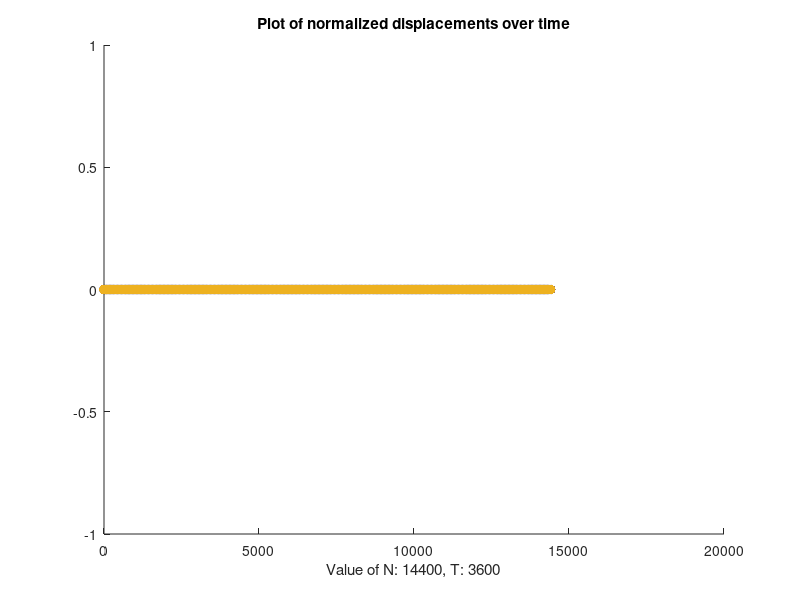

This figure's MATLAB source:
%%
% Jordan Bayles
% URISC/Spring 2012 Research Project
% Model based on advection-diffusion equation, expressed as
% \[ v_{t} - \kappa H_A G_{\infty} v_{zz} = \kappa H_A \dot{Q} \]

%% Physical parameters
h = 1.28*10^(-3);                    % m, may need conversion
kap = 1.72*10^(-5);                    % m^4/(Ns), may need conversion
ha = 1.29*10^(6);                    % Pa, may need conversion

z0 = 0;                                % start of computational domain
zf = h;                                % end of computational domain
%T=5e3*h^2/kap/ha                    % end time
T=3600

M = 16;                                % number of nodes (minus boundary)
dz = (zf-z0)/(M+1);                    % spatial step
c = 1;                                % From Hader paper
ginfty = 1;                            % From our notes
gd = c;                                % From our notes

D = kap*ha*ginfty;                    % diffusion coefficient

%% Characterization of tau, the relaxation time
tau_1 = .01;
tau_2 = 200;
%tau = tau_1 + (tau_2 - tau_1).*rand(1, 1)
tau = 200;

% Time-related variables are placed here.
dt = .25;
N = ceil(T/dt)                        % number of time steps
theta = 0.5;
index = 1;

% t0, the time at which we switch from "ramp" to "hold" for the boundary condition,
% is defined in Haider, Schutgart based on the condition u0 = v0t0 and u0 = h/10.
% Discrepancy between Stuebner/Haider and Schutgart/Haider... Stubner paper says
% that v0 = h/10, specifies t0 = 10 seconds, tf = 3600 seconds.
v0 = h/10;
t0 = 10;

z = z0:dz:zf;                        % spatial nodes
t = dt:dt:T;                        % time steps

gam = dt/(dz*dz);                    % constant for diffusion term

A = (diag(ones(M+1,1),-1)-2*diag(ones(M+2,1))+diag(ones(M+1,1),1));
% Identity matrix of size similar to A (double check syntax)
I = eye(M+1, M+1);

% Based off of this A, we edit some values to get correct boundaries.
A(M+2, M+1) = 2;

% TODO clean this up
A = A(2:end, 2:end);

%% Initialize solution vectors (including boundary)
vold = zeros(M+1,1);
uold = vold;
qold = vold;
u = vold;
q = vold;
v = vold;

w = [q; v];
wold = [qold; vold];

% Create a matrix for storing the values of u over time.
uxt = zeros(M+1, N);
% The initial value for the ramp and hold function is set here.
vold(1)=v0;

% Implicit additions
Aimp = [ (1+theta/tau)*I, -dt*gd*theta/dz/dz/tau*A;
          dt/tau*theta*I, I-dt*gam*(D+gd/tau/dt)*A ];

Bimp = [ (1-dt/tau*(1-theta))*I, gd*dt/tau/dz/dz*(1-theta)*A;
         -dt/tau*(1-theta)*I, I+dt*gam*(D+gd/tau/dt)*(1-theta)*A ];

% Store the LU factorization of Aimp for later
[Limp, Uimp] = lu(Aimp);

%% Before beginning the actual process, check if time step is OK
reply = input(sprintf('N = %d. Do you want to continue? Y/N [Y]: ', N), 's');
if isempty(reply)
    reply = 'Y'; % Default to yes
end

if reply == 'Y'

zhalf = (z0+dz/2):dz:(zf-dz/2)
for n = 1:N,
  % Pseudo-implementation of Kronecker delta, not available in MATLAB < 2012.
  if n*dt < t0
    v0 = h/10;
  else 
    v0 = 0;
  end

  w = Uimp\(Limp\Bimp*wold);
  q = w(1:M+1);
  v = w(M+2:end);
  u = uold+dt/2*(v-vold);
  % Here we finish the step by moving current values to old ones.
  qold = q;
  vold = v;
  uold = u;
  wold = w;
  
  if(mod(n,floor(N/2))==0)

    subplot(1,2,1), plot(zhalf,v.','-o')
    title(sprintf('V (or du/dt), with n=%d',n))
    %av = [z0 zf 1.27777 1.281111];
    %axis(av)
    subplot(1,2,2), plot(zhalf,u.','-o')
    title(sprintf('Displacement, with n=%d', n))
    %at = [0 N 0 N/20];
    %axis(at);

    pause
  end

    uxt(:, index) = u/h;
    index = index + 1;
end
end

% Uxt is now completed, so we can graph to compare with Haider/Schugart
figure()
hold on
for i = 1:(M+1)
  plot(uxt(i, :), '-o')
end
hold off
title(sprintf('Plot of normalized displacements over time'))
xlabel(sprintf('Value of N: %d, T: %d', N, T))
